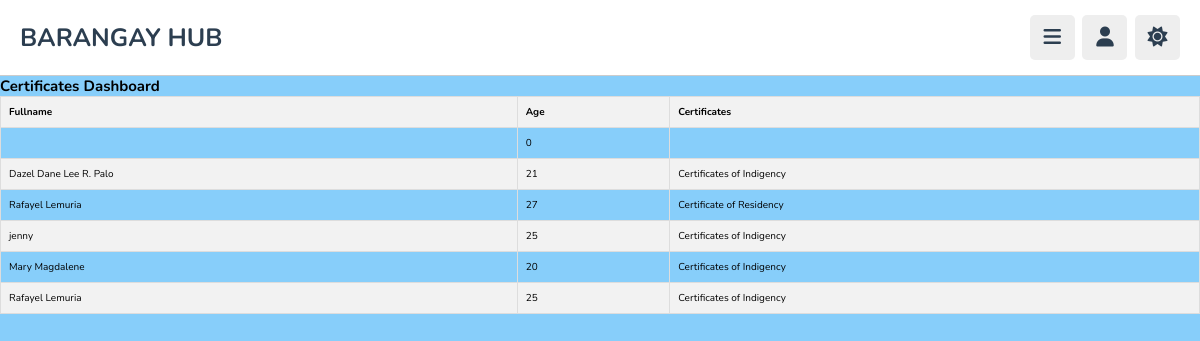
The page /brgyhub/admin/certificates.php (signed in) on the database its author committed.
### tables this page shows
CREATE TABLE `certificates` (
  `fullname` varchar(150) NOT NULL,
  `age` int(100) NOT NULL,
  `certificates` varchar(50) NOT NULL
);

### brgyhub/admin/certificates.php (the view, shortened to what this page needs)
<?php
include("../components/connect.php");
$sql = "SELECT * FROM certificates";
$result = $conn->query($sql);
?>
<!DOCTYPE html>
<html lang="en">
<head>
    <link rel="stylesheet" href="https://cdnjs.cloudflare.com/ajax/libs/font-awesome/6.2.0/css/all.min.css">
    <link rel="stylesheet" href="../css/userstyle.css">
    <link rel="stylesheet" href="../css/admin_style.css">
</head>
<body>
    <?php include '../components/admin_header.php'; ?>
    <div id="content">
        <h2>Certificates Dashboard</h2>
        <div class="table-container">
            <table>
                <thead>
                    <tr>
                        <th>Fullname</th>
                        <th>Age</th>
                        <th>Certificates</th>
                    </tr>
                </thead>
                <tbody>
                    <?php
                    if ($result->rowCount() > 0) {
                        while ($row = $result->fetch(PDO::FETCH_ASSOC)) {
                            echo "<tr>";
                            echo "<td>" . $row["fullname"] . "</td>";
                            echo "<td>" . $row["age"] . "</td>";
                            echo "<td>" . $row["certificates"] . "</td>";
                            echo "</tr>";
                        }
                    } else {
                        echo "<tr><td colspan='3'>No users found</td></tr>";
                    }
                    ?>
                </tbody>
            </table>
        </div>
    </div>
</body>
</html>

### brgyhub/css/userstyle.css (style rules this page uses)
table { width: 100%; border-collapse: collapse; }
th { background-color: #f2f2f2; border: 1px solid #dddddd; padding: 8px; text-align: left; }
td { border: 1px solid #dddddd; padding: 8px; }
tbody tr:nth-child(even) { background-color: #f2f2f2; }
.table-container { overflow-x: auto; }

### brgyhub/css/admin_style.css (style rules this page uses)
:root { --main-color:#8e44ad; --red:#e74c3c; --oragen:#f39c12; --white:#fff; --black:#2c3e50; --light-color:#888; --light-bg:#eee; --border:.1rem solid rgba(0,0,0,.2); }
* { font-family: 'Nunito', sans-serif; margin: 0; padding: 0; box-sizing: border-box; outline: none; border: none; text-decoration: none; }
html { font-size: 62.5%; overflow-x: hidden; }
body { background: lightskyblue; padding-left: 30rem; }
@media (max-width:1200px) { body { padding-left: 0; } }

### rows shown on the page
certificates: age "0"
certificates: fullname "Dazel Dane Lee R. Palo", age "21", certificates "Certificates of Indigency"
certificates: fullname "Rafayel Lemuria", age "27", certificates "Certificate of Residency"
certificates: fullname "jenny", age "25", certificates "Certificates of Indigency"
certificates: fullname "Mary Magdalene", age "20", certificates "Certificates of Indigency"
certificates: fullname "Rafayel Lemuria", age "25", certificates "Certificates of Indigency"
